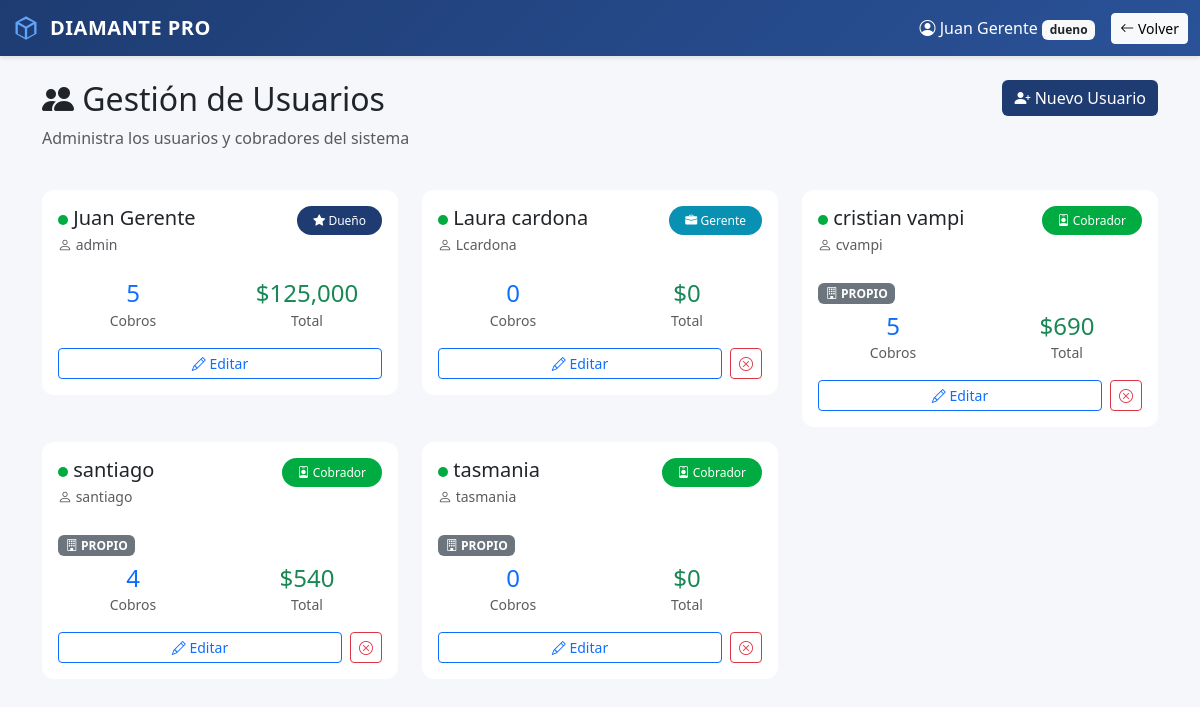
/usuarios (signed in), run on the app's committed database.
### app/models.py (models this page shows)
class Usuario(db.Model):
    __tablename__ = 'usuarios'
    id = db.Column(db.Integer, primary_key=True)
    nombre = db.Column(db.String(100), nullable=False)
    usuario = db.Column(db.String(50), unique=True, nullable=False)
    password = db.Column(db.String(200), nullable=False)
    rol = db.Column(db.String(20), nullable=False) # 'dueno', 'secretaria', 'supervisor', 'cobrador'
    activo = db.Column(db.Boolean, default=True)
    fecha_creacion = db.Column(db.DateTime, default=datetime.utcnow)

### app/routes.py (the view)
    @app.route('/usuarios')
    def usuarios_lista():
        if 'usuario_id' not in session:
            return redirect(url_for('home'))
        if session.get('rol') not in ['dueno', 'gerente']:
            flash('No tienes permisos para acceder a esta sección')
            return redirect(url_for('dashboard'))
        usuarios = Usuario.query.all()
        stats_usuarios = []
        for usuario in usuarios:
            num_cobros = Pago.query.filter_by(cobrador_id=usuario.id).count()
            total_cobrado = db.session.query(func.sum(Pago.monto)).filter_by(cobrador_id=usuario.id).scalar()
            total_cobrado = float(total_cobrado) if total_cobrado else 0
            stats_usuarios.append({
                'usuario': usuario,
                'num_cobros': num_cobros,
                'total_cobrado': total_cobrado
            })
        return render_template('usuarios_lista.html',
                             stats_usuarios=stats_usuarios,
                             nombre=session.get('nombre'),
                             rol=session.get('rol'))

### app/templates/usuarios_lista.html (shortened to what this page needs)
<!DOCTYPE html>
<html>
<head>
    <link href="https://cdn.jsdelivr.net/npm/bootstrap@5.3.0/dist/css/bootstrap.min.css" rel="stylesheet">
    <link rel="stylesheet" href="https://cdn.jsdelivr.net/npm/bootstrap-icons@1.11.0/font/bootstrap-icons.css">
</head>
<body>
    <nav class="navbar navbar-expand-lg navbar-dark">
        <div class="container-fluid">
            <a class="navbar-brand" href="/dashboard" style="display: inline-flex; align-items: center; gap: 10px; font-weight: 600; letter-spacing: 0.5px;">
                <svg style="width: 28px; height: 28px; fill: #60a5fa;" viewBox="0 0 24 24" xmlns="http://www.w3.org/2000/svg">
                    <path d="M12 2L3 7v10l9 5 9-5V7l-9-5zm0 2.18L18.18 7 12 10.82 5.82 7 12 4.18zM5 8.82l6 3.5v7.86l-6-3.33V8.82zm8 11.36v-7.86l6-3.5v8.03l-6 3.33z"/>
                </svg>
                <span>DIAMANTE PRO</span>
            </a>
            <div class="d-flex align-items-center">
                <span class="text-white me-3">
                    <i class="bi bi-person-circle"></i> {{ nombre }}
                    <span class="badge bg-light text-dark">{{ rol }}</span>
                </span>
                <a href="/dashboard" class="btn btn-light btn-sm">
                    <i class="bi bi-arrow-left"></i> Volver
                </a>
            </div>
        </div>
    </nav>
    <div class="container mt-4">
        <div class="row mb-4">
            <div class="col-md-8">
                <h2><i class="bi bi-people-fill"></i> Gestión de Usuarios</h2>
                <p class="text-muted">Administra los usuarios y cobradores del sistema</p>
            </div>
            <div class="col-md-4 text-end">
                <a href="/usuarios/nuevo" class="btn btn-primary" style="background: #1e3c72; border: none;">
                    <i class="bi bi-person-plus-fill"></i> Nuevo Usuario
                </a>
            </div>
        </div>
        <div class="row">
            {% for stat in stats_usuarios %}
            <div class="col-md-6 col-lg-4">
                <div class="card user-card">
                    <div class="card-body">
                        <div class="d-flex justify-content-between align-items-start mb-3">
                            <div>
                                <h5 class="mb-1">
                                    {% if stat.usuario.activo %}
                                    <span class="status-active"></span>
                                    {% else %}
                                    <span class="status-inactive"></span>
                                    {% endif %}
                                    {{ stat.usuario.nombre }}
                                </h5>
                                <p class="text-muted mb-2 small">
                                    <i class="bi bi-person"></i> {{ stat.usuario.usuario }}
                                </p>
                            </div>
                            <div>
                                {% if stat.usuario.rol == 'dueno' %}
                                <span class="badge badge-role" style="background: #1e3c72; color: white;">
                                    <i class="bi bi-star-fill"></i> Dueño
                                </span>
                                {% elif stat.usuario.rol == 'gerente' %}
                                <span class="badge badge-role" style="background: #0891b2; color: white;">
                                    <i class="bi bi-briefcase-fill"></i> Gerente
                                </span>
                                {% else %}
                                <span class="badge badge-role" style="background: #00ab41; color: white;">
                                    <i class="bi bi-person-badge"></i> Cobrador
                                </span>
                                {% endif %}
                            </div>
                        </div>
                        {% if stat.usuario.rol == 'cobrador' %}
                        <div class="mb-2">
                            {% if stat.usuario.grupo_operativo == 'SOCIEDAD' %}
                            <span class="badge bg-info text-dark">
                                <i class="bi bi-people-fill"></i> SOCIEDAD
                            </span>
                            {% else %}
                            <span class="badge bg-secondary">
                                <i class="bi bi-building"></i> PROPIO
                            </span>
                            {% endif %}
                        </div>
                        {% endif %}
                        <div class="row text-center mb-3">
                            <div class="col-6">
                                <h4 class="mb-0 text-primary">{{ stat.num_cobros }}</h4>
                                <small class="text-muted">Cobros</small>
                            </div>
                            <div class="col-6">
                                <h4 class="mb-0 text-success">${{ "{:,.0f}".format(stat.total_cobrado) }}</h4>
                                <small class="text-muted">Total</small>
                            </div>
                        </div>
                        <div class="d-flex gap-2">
                            <a href="/usuarios/editar/{{ stat.usuario.id }}" class="btn btn-sm btn-outline-primary flex-fill">
                                <i class="bi bi-pencil"></i> Editar
                            </a>
                            {% if rol == 'dueno' and stat.usuario.id != session.get('usuario_id') %}
                            <a href="/usuarios/eliminar/{{ stat.usuario.id }}"
                               class="btn btn-sm btn-outline-danger"
                               onclick="return confirm('¿Desactivar este usuario?')">
                                <i class="bi bi-x-circle"></i>
                            </a>
                            {% endif %}
                        </div>
                    </div>
                </div>
            </div>
            {% endfor %}
        </div>
    </div>
</body>
</html>

### app/templates/usuarios_lista.html (style rules this page uses)
body { background: #f5f7fa; font-family: 'Segoe UI', Tahoma, Geneva, Verdana, sans-serif; }
.navbar { background: linear-gradient(135deg, #1e3c72 0%, #2a5298 100%) !important; box-shadow: 0 2px 4px rgba(0, 0, 0, 0.1); }
.user-card { background: white; border-radius: 12px; border: none; transition: all 0.3s ease; margin-bottom: 15px; }
.badge-role { padding: 8px 16px; border-radius: 20px; font-weight: 500; }
.status-active { width: 10px; height: 10px; border-radius: 50%; display: inline-block; background: #00ab41; }

### data on the page
Usuario: nombre "Juan Gerente", rol "dueno", activo True (drawn), usuario.nombre "Juan Gerente", usuario.usuario "admin"
Usuario: activo True (drawn), usuario.nombre "Laura cardona", usuario.usuario "Lcardona", rol "gerente" (drawn)
Usuario: activo True (drawn), usuario.nombre "cristian vampi", usuario.usuario "cvampi", rol "cobrador" (drawn)
Usuario: activo True (drawn), usuario.nombre "santiago", usuario.usuario "santiago", rol "cobrador" (drawn)
Usuario: activo True (drawn), usuario.nombre "tasmania", usuario.usuario "tasmania", rol "cobrador" (drawn)

### other printed values
{{ stat.num_cobros }} "5" "0" "5" "4" "0"
{{ "{:,.0f}".format(stat.total_cobrado) }} "125,000" "0" "690" "540" "0"
